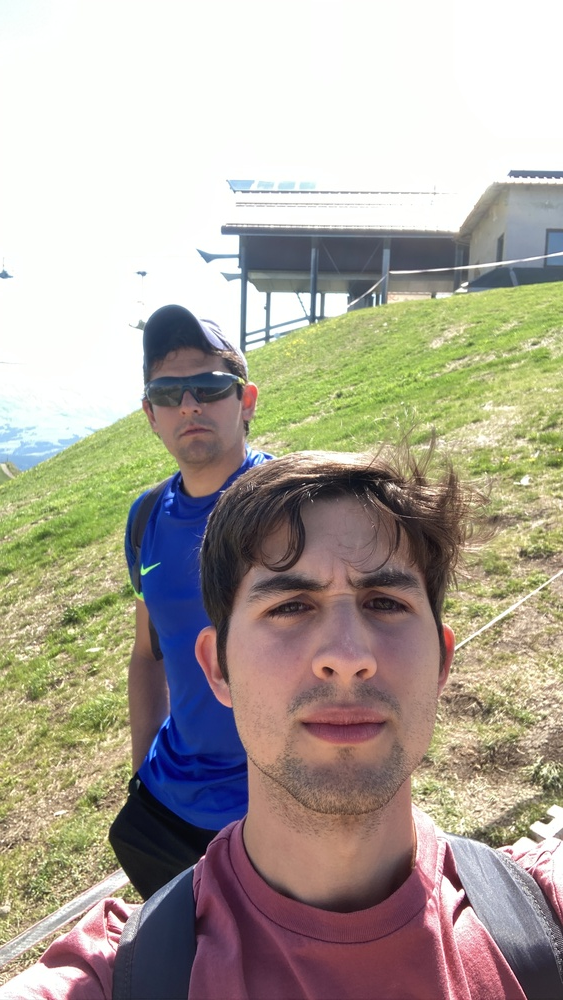
#> input picture uploaded_images/IMG_9834.JPG, 563 x 1000 px, shrunk from 2058 x 3656 before the run, found by its file name
$ python face_detector_module.py
#> lines starting #> are read from the running program, lines starting #| are printed output that depends on the picture
import cv2
from pathlib import Path

class FaceDetector:
    def __init__(self):
        # Load pre-trained face detection model (you might need to adjust the path)
        self.face_cascade = cv2.CascadeClassifier(cv2.data.haarcascades + 'haarcascade_frontalface_default.xml')

    def detect_faces(self, image_path):
        """
        Detect faces in an image.

        Parameters:
        image_path (str): The path to the image file.

        Returns:
        list: A list of tuples containing the coordinates of the bounding boxes of detected faces.
        """
        # Read the image
        image = cv2.imread(image_path)

        if image is None:
            raise ValueError(f"Could not open or find the image: {image_path}")

        # Convert the image to gray scale
        gray = cv2.cvtColor(image, cv2.COLOR_BGR2GRAY)

        # Detect faces
        faces = self.face_cascade.detectMultiScale(gray, scaleFactor=1.1, minNeighbors=5, minSize=(50, 50))


        return faces

    def draw_faces(self, image_path, output_path):
        """
        Draw bounding boxes around detected faces in an image and save the result.

        Parameters:
        image_path (str): The path to the image file.
        output_path (str): The path to save the output image.

        Returns:
        None
        """
#> called with output_path = 'output/pixelated_images/output.jpg'
        # Read the image
        image = cv2.imread(image_path)
#> image is the input picture: shape (1000, 563, 3); mean B, G, R 154.5, 165.9, 173.3

        if image is None:
            raise ValueError(f"Could not open or find the image: {image_path}")

        # Detect faces
        faces = self.detect_faces(image_path)
#> in detect_faces, `gray = cv2.cvtColor(image, cv2.COLOR_BGR2GRAY)`:
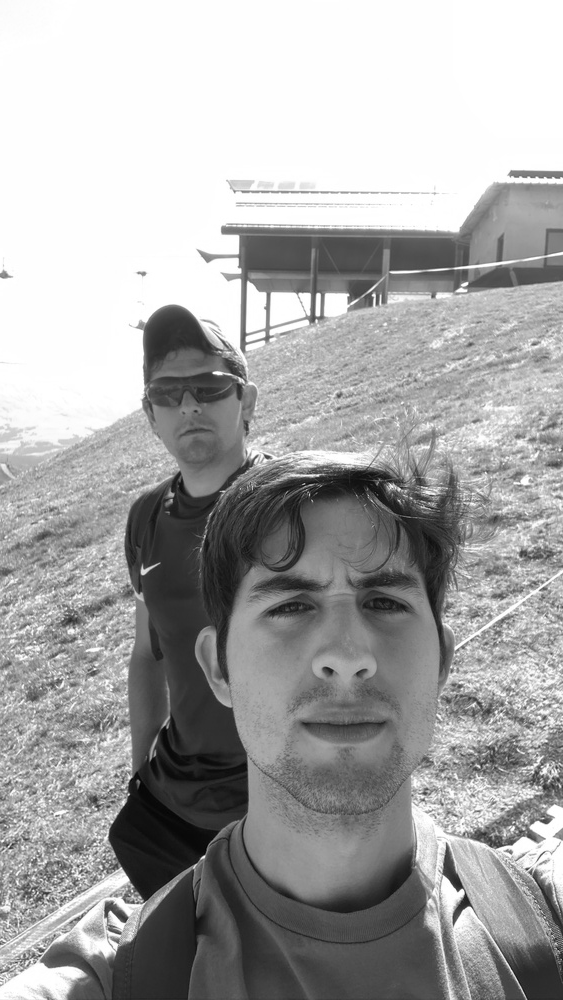
#> gray: shape (1000, 563); min 2, max 255, mean 166.8
#> in detect_faces, `faces = self.face_cascade.detectMultiScale(gray, scaleFactor=1.1, minN..`: faces = [[134, 357, 108, 108], [202, 500, 287, 287]]
#> faces = [[134, 357, 108, 108], [202, 500, 287, 287]]

        # Draw bounding boxes around detected faces
        for (x, y, w, h) in faces:
            cv2.rectangle(image, (x, y), (x+w, y+h), (255, 0, 0), 2)
#> this loop made 2 passes

        # Save the result
        cv2.imwrite(output_path, image)

# Example usage
if __name__ == "__main__":
    detector = FaceDetector()
    detector.draw_faces("C:/Users/armil/Pictures/Dolomitas/IMG_9834.JPG", 'output/pixelated_images/output.jpg')

$ run again, with uploaded_images/IMG_0001.JPG copied over uploaded_images/IMG_9834.JPG
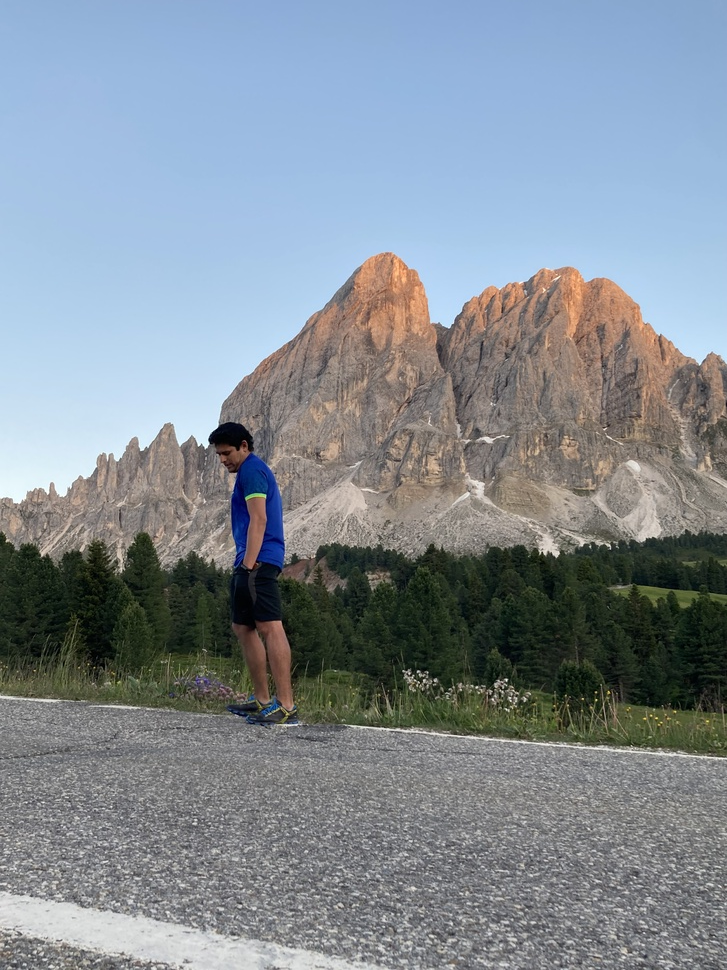
#> input picture uploaded_images/IMG_0001.JPG, 727 x 970 px, shrunk from 3024 x 4032 before the run, found by its file name
#> in draw_faces, image is the input picture: shape (970, 727, 3); mean B, G, R 148.6, 140.1, 130.5
#> in detect_faces, `gray = cv2.cvtColor(image, cv2.COLOR_BGR2GRAY)`:
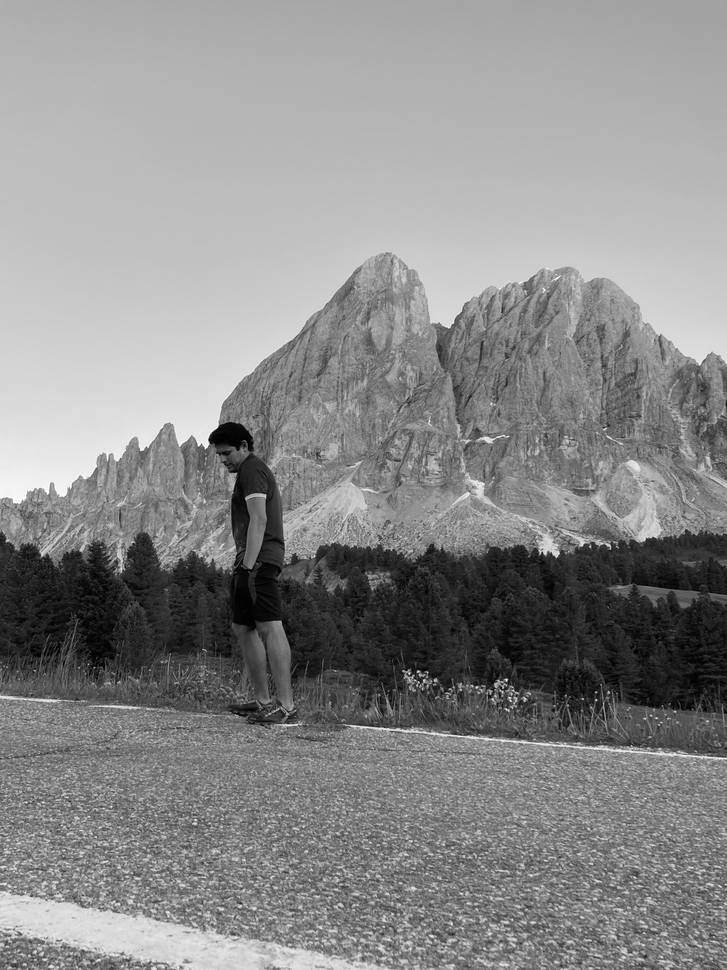
#> gray: shape (970, 727); min 0, max 254, mean 138.2
#> in detect_faces, `faces = self.face_cascade.detectMultiScale(gray, scaleFactor=1.1, minN..`: faces = ()

$ run again, with uploaded_images/IMG_0009.JPG copied over uploaded_images/IMG_9834.JPG
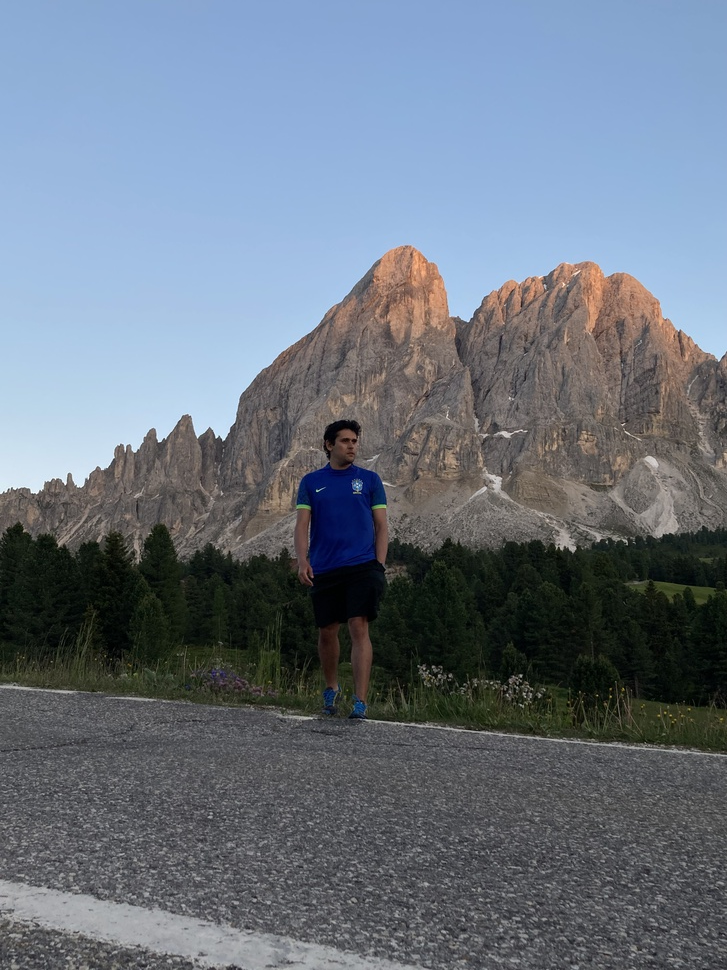
#> input picture uploaded_images/IMG_0009.JPG, 727 x 970 px, shrunk from 3024 x 4032 before the run, found by its file name
#> in draw_faces, image is the input picture: shape (970, 727, 3); mean B, G, R 128.8, 116.4, 106.3
#> in detect_faces, `gray = cv2.cvtColor(image, cv2.COLOR_BGR2GRAY)`:
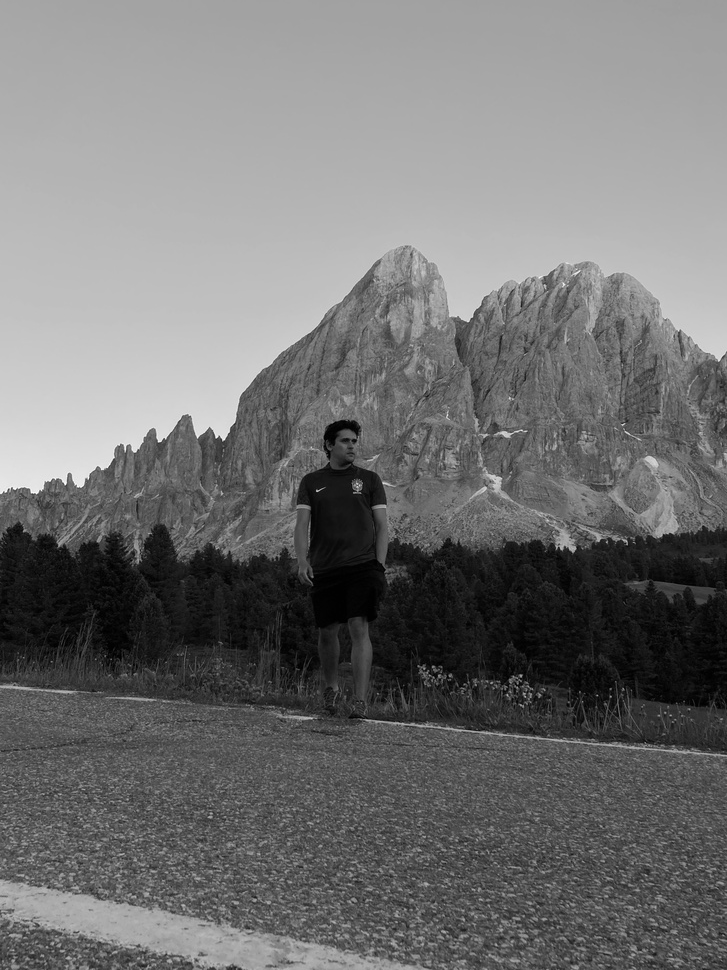
#> gray: shape (970, 727); min 0, max 254, mean 114.8
#> in detect_faces, `faces = self.face_cascade.detectMultiScale(gray, scaleFactor=1.1, minN..`: faces = ()
